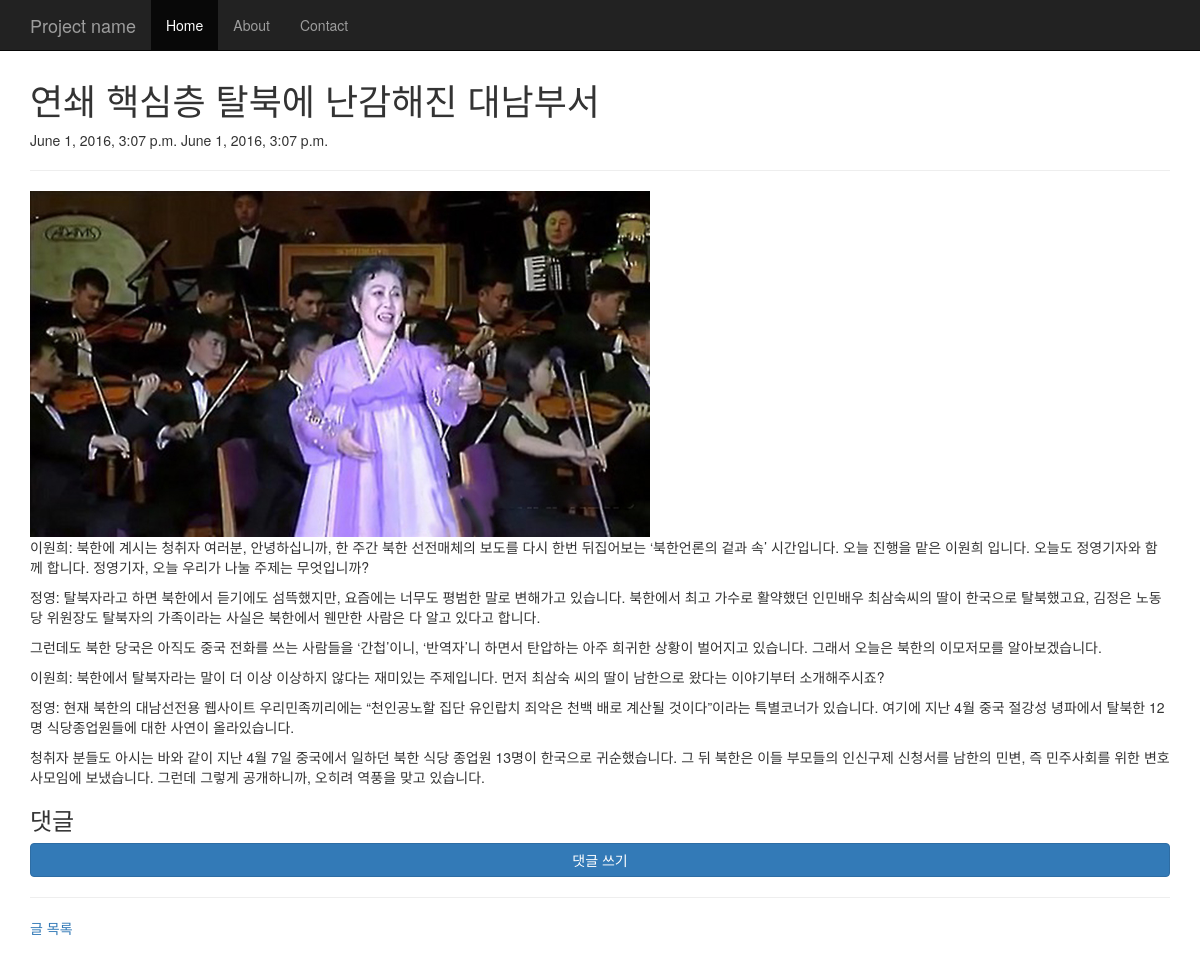
The page /blog/1/ on the database as committed earlier.
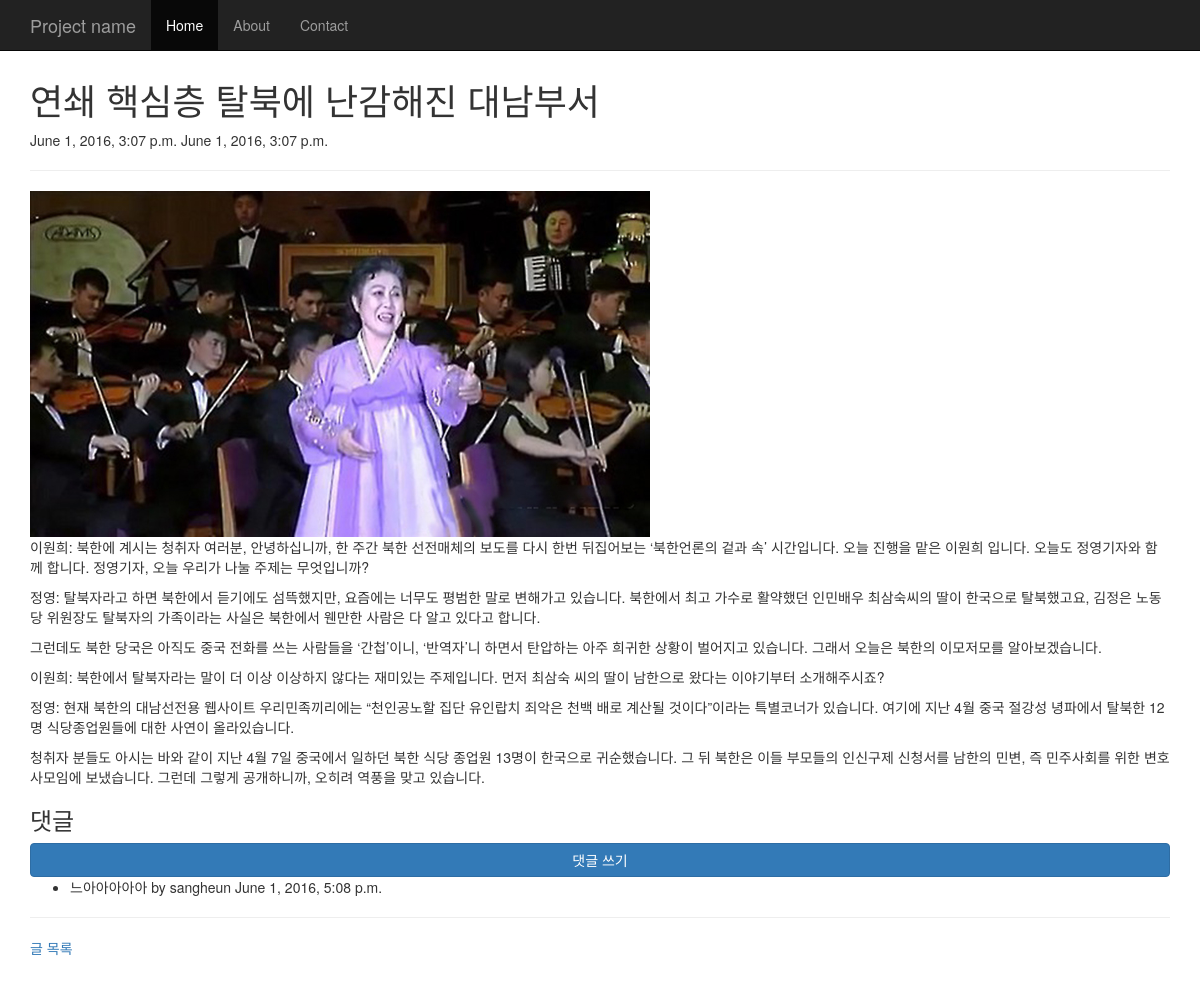
The same page on the database as committed later.
### blog/models.py (models this page shows)
class Comment(models.Model):
    post = models.ForeignKey(Post)
    user = models.ForeignKey(settings.AUTH_USER_MODEL)
    message = models.TextField()
    created_at = models.DateTimeField(auto_now_add=True)
    updated_at = models.DateTimeField(auto_now=True)

### blog/views.py (the view)
# urls.py: url(r'^(?P<pk>\d+)/$', views.post_detail, name='post_detail'),
def post_detail(request, pk):
    post = get_object_or_404(Post, pk=pk)
    return render(request, 'blog/post_detail.html', {
        'post':post,
        })

### blog/templates/blog/post_detail.html
{% extends "blog/base.html" %}
{% block content %}
    <h1>{{ post.title }}</h1>
    {{ post.created_at }}
    {{ post.updated_at }}
    <hr />
    <img src="{{ post.photo.url }}" />
    {{ post.content|linebreaks }}
    <h3>댓글</h3>
    <a href="{% url "blog:comment_new" post.pk %}" class="btn btn-primary btn-block">댓글 쓰기</a>
    <ul>
    {% for comment in post.comment_set.all %}
        <li>
            {{ comment.message }} by {{ comment.user }}
            {{ comment.created_at }}
        </li>
    {% endfor %}
    </ul>
    <hr />
    <a href="{% url "blog:index" %}">글 목록</a>
{% endblock %}

Rows that differ between the two databases and show on the page:
added Comment: message "느아아아아아", user "sangheun", created_at "June 1, 2016, 5:08 p.m."
